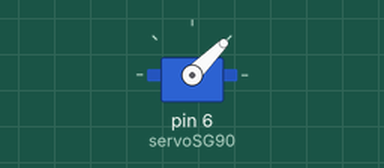
The sketch below on a simulated Arduino Uno, built with avr-gcc and run on an emulated ATmega328P. Parts: servo.

Above: at 0.05 s.
At 1.5 s:
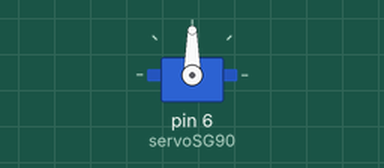
At 3.0 s:
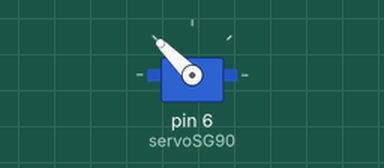
Timing chart, 0 to 6.9 s (numbered marks = the images above):
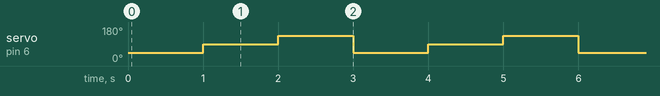

The sketch:

Codigo-de-ejemplo.ino
```cpp
#include <Servo.h>

Servo servoSG90;

void setup() {
  servoSG90.attach(6);
}

void loop() {
  servoSG90.write(45);
  delay(1000);

  servoSG90.write(90);
  delay(1000);

  servoSG90.write(135);
  delay(1000);
}
```

Measured:
- by itself, servo on pin 6 (servoSG90): repeats every 3.0 s: 135° 1.0 s, 45° 1.0 s, 90° 1.0 s
